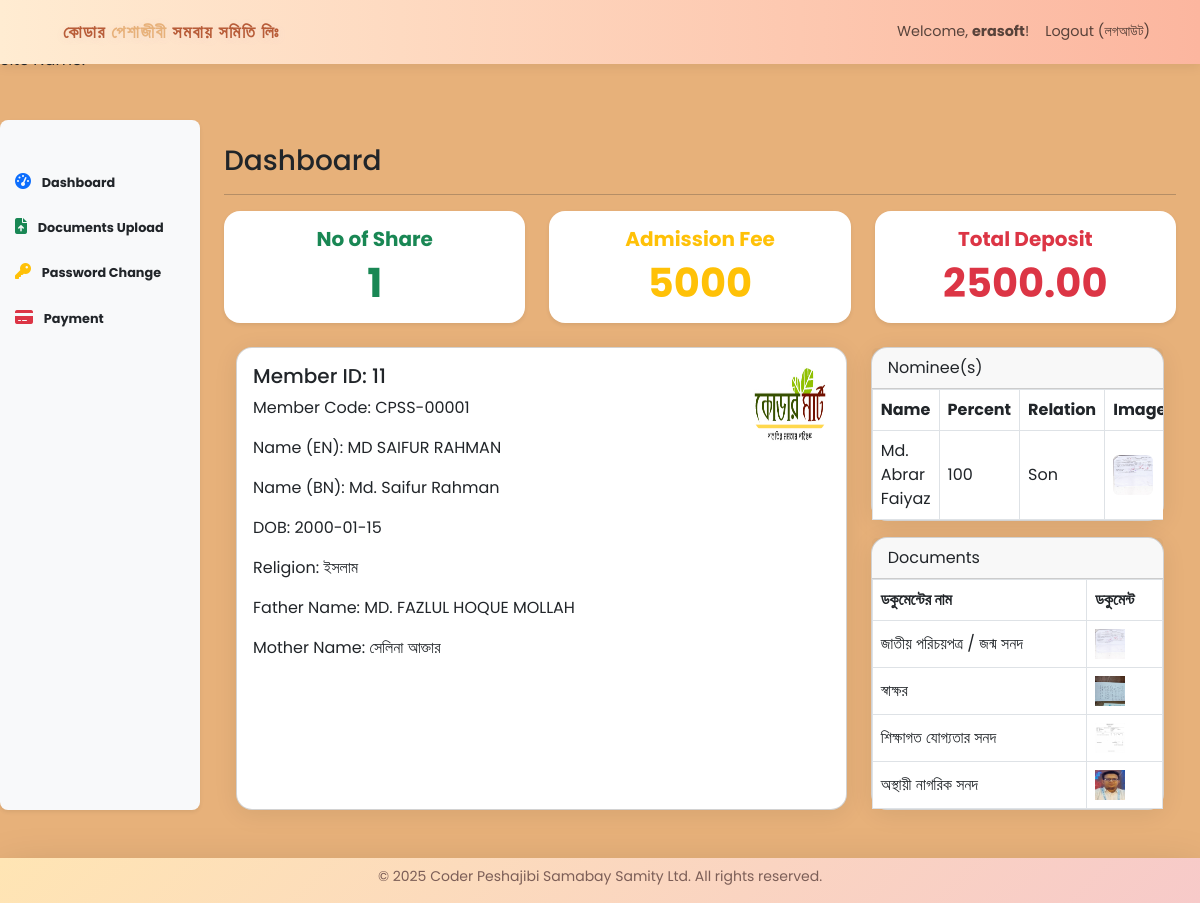
Screenshot of /users/index.php (signed in) with the database file from the repository.
### tables this page shows
CREATE TABLE `member_share` (
  `id` int(11) NOT NULL,
  `member_id` int(11) NOT NULL,
  `member_code` varchar(50) NOT NULL,
  `no_share` int(11) NOT NULL,
  `admission_fee` int(11) DEFAULT NULL,
  `idcard_fee` int(11) DEFAULT NULL,
  `passbook_fee` int(11) DEFAULT NULL,
  `softuses_fee` int(11) DEFAULT NULL,
  `for_samity` int(11) DEFAULT NULL,
  `cma` int(11) DEFAULT NULL,
  `chb` int(11) DEFAULT NULL,
  `cii` int(11) DEFAULT NULL,
  `cht` int(11) DEFAULT NULL,
  `cnf` int(11) DEFAULT NULL,
  `other_fee` int(11) DEFAULT NULL,
  `for_install` int(11) DEFAULT NULL,
  `created_at` datetime DEFAULT NULL
);

CREATE TABLE `members_info` (
  `id` int(11) NOT NULL,
  `member_code` varchar(50) NOT NULL,
  `name_bn` varchar(100) DEFAULT NULL,
  `name_en` varchar(100) DEFAULT NULL,
  `father_name` varchar(100) DEFAULT NULL,
  `mother_name` varchar(100) DEFAULT NULL,
  `nid` varchar(20) DEFAULT NULL,
  `dob` date DEFAULT NULL,
  `religion` varchar(50) DEFAULT NULL,
  `marital_status` varchar(20) DEFAULT NULL,
  `spouse_name` varchar(100) DEFAULT NULL,
  `mobile` varchar(15) DEFAULT NULL,
  `gender` varchar(10) DEFAULT NULL,
  `education` varchar(100) DEFAULT NULL,
  `agreed_rules` tinyint(1) DEFAULT NULL,
  `profile_image` text DEFAULT NULL,
  `created_at` timestamp NOT NULL DEFAULT current_timestamp()
);

CREATE TABLE `member_nominee` (
  `id` int(11) NOT NULL,
  `member_id` int(11) NOT NULL,
  `member_code` varchar(50) NOT NULL,
  `name` varchar(100) NOT NULL,
  `relation` varchar(50) NOT NULL,
  `nid` varchar(50) NOT NULL,
  `dob` datetime NOT NULL,
  `percentage` float NOT NULL,
  `nominee_image` text NOT NULL,
  `created_at` datetime NOT NULL
);

CREATE TABLE `member_documents` (
  `id` int(11) NOT NULL,
  `member_id` int(11) NOT NULL,
  `member_code` varchar(32) NOT NULL,
  `doc_type` int(11) NOT NULL,
  `doc_path` text NOT NULL,
  `created_at` datetime NOT NULL
);

### users/index.php (the view, shortened to what this page needs)
<?php include_once '../includes/open_head.php'; ?>
                <h3 class="mb-3">Dashboard</h3>
                <hr>
                                <?php
                                include_once '../config/config.php';
                                $member_id = $_SESSION['member_id'];
                $member = null;
                $nominees = [];
                $member_docs = [];
                if ($member_id) {
                    $stmt = $pdo->prepare("SELECT * FROM members_info WHERE id = ? LIMIT 1");
                    $stmt->execute([$member_id]);
                    $member = $stmt->fetch();
                    $stmt2 = $pdo->prepare("SELECT * FROM member_nominee WHERE member_id = ?");
                    $stmt2->execute([$member_id]);
                    $nominees = $stmt2->fetchAll();
                    $stmt3 = $pdo->prepare("SELECT * FROM member_documents WHERE member_id = ?");
                    $stmt3->execute([$member_id]);
                    $member_docs = $stmt3->fetchAll();
                    $stmt4 = $pdo->prepare("SELECT * FROM member_share WHERE member_id = ?");
                    $stmt4->execute([$member_id]);
                    $result = $stmt4->fetch();
                    if ($result) {
                        $admission_fee = $result['admission_fee'];
                        $no_share = $result['no_share'];
                    } else {
                        $admission_fee = 0;
                        $no_share = 0;
                        $idcard_fee = 0;
                        $passbook_fee = 0;
                        $softuses_fee = 0;
                    }
                    $stmt5 = $pdo->prepare("SELECT COUNT(*) as payment_count, SUM(amount) as total_amount
                                            FROM member_payments
                                            WHERE payment_method != 'admission' AND member_id = ?");
                    $stmt5->execute([$member_id]);
                    $result1 = $stmt5->fetch();
                    $total_amount = $result1['total_amount'] ?? 0;
                }
                 ?>
                <div class="row g-4 mb-4">
                  <div class="col-md-4">
                    <div class="card shadow-sm border-0 text-center" >
                      <div class="card-body">
                        <h5 class="text-success fw-bold">No of Share</h5>
                        <div class="display-6 fw-bold text-success"><?php echo htmlspecialchars($no_share); ?></div>
                      </div>
                    </div>
                  </div>
                  <div class="col-md-4">
                    <div class="card shadow-sm border-0 text-center" style="cursor:pointer" data-bs-toggle="modal" data-bs-target="#admissionModal">
                      <div class="card-body">
                        <h5 class="text-warning fw-bold">Admission Fee</h5>
                        <div class="display-6 fw-bold text-warning"><?php echo htmlspecialchars($admission_fee); ?></div>
                      </div>
                    </div>
                  </div>
                  <div class="col-md-4">
                    <div class="card shadow-sm border-0 text-center" style="cursor:pointer" data-bs-toggle="modal" data-bs-target="#totalDepositModal">
                      <div class="card-body">
                        <h5 class="text-danger fw-bold">Total Deposit</h5>
                        <div class="display-6 fw-bold text-danger"><?php echo htmlspecialchars($total_amount); ?></div>
                      </div>
                    </div>
                  </div>
                </div>
<div class="container">
  <div class="row g-4">
    <div class="col-md-8">
      <div class="card h-100">
        <div class="card-body position-relative">
          <img src="../<?php echo htmlspecialchars($member['profile_image']); ?>"
               class="rounded-circle position-absolute end-0 top-0 m-3 zoomable-img"
               style="width:80px;height:80px;" alt="Profile">
          <h5 class="card-title">Member ID: <span><?php echo htmlspecialchars($member['id']); ?></span></h5>
          <p>Member Code: <?php echo htmlspecialchars($member['member_code']); ?></p>
          <p>Name (EN): <?php echo htmlspecialchars($member['name_en']); ?></p>
          <p>Name (BN): <?php echo htmlspecialchars($member['name_bn']); ?></p>
          <p>DOB: <?php echo htmlspecialchars($member['dob']); ?></p>
          <p>Religion: <?php echo htmlspecialchars($member['religion']); ?></p>
          <p>Father Name: <?php echo htmlspecialchars($member['father_name']); ?></p>
          <p>Mother Name: <?php echo htmlspecialchars($member['mother_name']); ?></p>
        </div>
      </div>
    </div>
    <div class="col-md-4">
      <div class="card mb-3">
        <div class="card-header">Nominee(s)</div>
        <div class="table-responsive">
          <table class="table table-bordered align-middle mb-0">
            <thead>
              <tr>
                <th>Name</th>
                <th>Percent</th>
                <th>Relation</th>
                <th>Image</th>
              </tr>
            </thead>
            <tbody>
            <?php if ($nominees): ?>
              <?php foreach ($nominees as $nom): ?>
                <tr>
                  <td><?php echo htmlspecialchars($nom['name'] ?? ''); ?></td>
                  <td><?php echo htmlspecialchars($nom['percentage'] ?? ''); ?></td>
                  <td><?php echo htmlspecialchars($nom['relation'] ?? ''); ?></td>
                  <td>
                    <?php if (!empty($nom['nominee_image'])): ?>
                      <img src="../<?php echo htmlspecialchars($nom['nominee_image']); ?>"
                           class="rounded zoomable-img" style="width:40px;height:40px;" alt="Nominee">
                    <?php else: ?>
                      <span class="text-muted">No Image</span>
                    <?php endif; ?>
                  </td>
                </tr>
              <?php endforeach; ?>
            <?php else: ?>
              <tr><td colspan="4" class="text-muted">No Nominee</td></tr>
            <?php endif; ?>
            </tbody>
          </table>
        </div>
      </div>
      <div class="card">
        <div class="card-header">Documents</div>
        <div class="table-responsive">
          <table class="table table-bordered align-middle mb-0">
            <thead>
              <tr>
                <th>ডকুমেন্টের নাম</th>
                <th>ডকুমেন্ট</th>
              </tr>
            </thead>
            <tbody>
            <?php if ($member_docs): ?>
              <?php foreach ($member_docs as $doc): ?>
                <?php
                  $docTypeName = '';
                  switch ($doc['doc_type']) {
                    case '101': $docTypeName = 'জাতীয় পরিচয়পত্র / জন্ম সনদ'; break;
                    case '102': $docTypeName = 'স্বাক্ষর'; break;
                    case '103': $docTypeName = 'শিক্ষাগত যোগ্যতার সনদ'; break;
                    case '104': $docTypeName = 'অস্থায়ী নাগরিক সনদ'; break;
                  }
                ?>
                <tr>
                  <td><?php echo $docTypeName; ?></td>
                  <td>
                    <img src="../<?php echo htmlspecialchars($doc['doc_path']); ?>"
                         class="doc-thumb zoomable-img" style="width:30px;height:30px;" alt="Doc">
                  </td>
                </tr>
              <?php endforeach; ?>
            <?php else: ?>
              <tr><td colspan="2" class="text-muted">No Documents</td></tr>
            <?php endif; ?>
            </tbody>
          </table>
        </div>
      </div>
    </div>
  </div>
</div>
            </div>
        </main>
    </div>
</div>
<?php include '../includes/footer.php'; ?>
<link rel="stylesheet" href="https://cdnjs.cloudflare.com/ajax/libs/magnify/2.3.4/css/magnify.min.css" />
</body>
</html>

### assets/style.css (style rules this page uses)
body { background-color:#e7b17a; font-family: 'Poppins', Arial, sans-serif; background-size: cover; }
.card { box-shadow: 0 4px 24px rgba(0,0,0,0.08); border-radius: 16px; }
.table thead { background: linear-gradient(90deg,#f8e1d4 0,#e7b17a 100%); }

### users/index.php (style rules this page uses)
.zoomable-img, .doc-thumb { cursor: url('https://cdn.jsdelivr.net/npm/bootstrap-icons@1.11.3/icons/zoom-in.svg'), zoom-in !important; }

### rows the page displays
member_share: no_share "1", admission_fee "5000"
members_info: profile_image (picture), id "11", member_code "CPSS-00001", name_en "MD SAIFUR RAHMAN", name_bn "Md. Saifur Rahman", dob "2000-01-15", religion "ইসলাম", father_name "MD. FAZLUL HOQUE MOLLAH", mother_name "সেলিনা আক্তার"
member_nominee: name "Md. Abrar Faiyaz", percentage "100", relation "Son", nominee_image (picture)
member_documents: doc_type "জাতীয় পরিচয়পত্র / জন্ম সনদ", doc_path (picture)
member_documents: doc_type "স্বাক্ষর", doc_path (picture)
member_documents: doc_type "শিক্ষাগত যোগ্যতার সনদ", doc_path (picture)
member_documents: doc_type "অস্থায়ী নাগরিক সনদ", doc_path (picture)

### other values shown
$_SESSION['user_name'] "erasoft"
$total_amount "2500.00"
